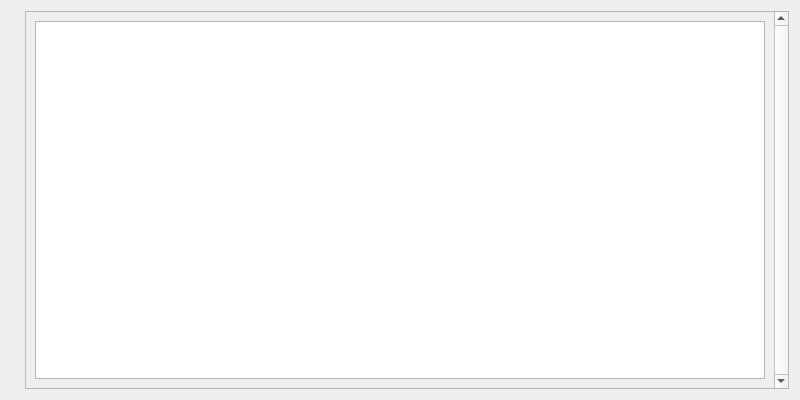
<?xml version="1.0" encoding="UTF-8"?>
<ui version="4.0">
 <class>GoodsDialog</class>
 <widget class="QDialog" name="GoodsDialog">
  <property name="geometry">
   <rect>
    <x>0</x>
    <y>0</y>
    <width>800</width>
    <height>400</height>
   </rect>
  </property>
  <property name="font">
   <font>
    <pointsize>10</pointsize>
   </font>
  </property>
  <property name="windowTitle">
   <string notr="true">Sibcoin Core - Command-line options</string>
  </property>
  <layout class="QHBoxLayout" name="horizontalLayout_2">
   <item>
    <widget class="QLabel" name="graphic">
     <property name="sizePolicy">
      <sizepolicy hsizetype="Preferred" vsizetype="Ignored">
       <horstretch>0</horstretch>
       <verstretch>0</verstretch>
      </sizepolicy>
     </property>
     <property name="pixmap">
      <pixmap resource="../sibcoin.qrc">:/images/about</pixmap>
     </property>
    </widget>
   </item>
   <item>
    <layout class="QVBoxLayout" name="verticalLayout">
     <item>
      <widget class="QScrollArea" name="scrollArea">
       <property name="verticalScrollBarPolicy">
        <enum>Qt::ScrollBarAlwaysOn</enum>
       </property>
       <property name="widgetResizable">
        <bool>true</bool>
       </property>
       <widget class="QWidget" name="scrollAreaWidgetContents">
        <property name="geometry">
         <rect>
          <x>0</x>
          <y>0</y>
          <width>651</width>
          <height>372</height>
         </rect>
        </property>
        <layout class="QVBoxLayout" name="verticalLayout_2">
         <item>
          <widget class="QTextBrowser" name="textBrowser">
           <property name="html">
            <string>&lt;!DOCTYPE HTML PUBLIC &quot;-//W3C//DTD HTML 4.0//EN&quot; &quot;http://www.w3.org/TR/REC-html40/strict.dtd&quot;&gt;
&lt;html&gt;&lt;head&gt;&lt;meta name=&quot;qrichtext&quot; content=&quot;1&quot; /&gt;&lt;style type=&quot;text/css&quot;&gt;
p, li { white-space: pre-wrap; }
&lt;/style&gt;&lt;/head&gt;&lt;body style=&quot; font-family:'.Lucida Grande UI'; font-size:10pt; font-weight:400; font-style:normal;&quot;&gt;
&lt;p style=&quot;-qt-paragraph-type:empty; margin-top:0px; margin-bottom:0px; margin-left:0px; margin-right:0px; -qt-block-indent:0; text-indent:0px;&quot;&gt;&lt;br /&gt;&lt;/p&gt;&lt;/body&gt;&lt;/html&gt;</string>
           </property>
           <property name="openExternalLinks">
            <bool>true</bool>
           </property>
          </widget>
         </item>
        </layout>
       </widget>
      </widget>
     </item>
    </layout>
   </item>
  </layout>
 </widget>
 <resources>
  <include location="../sibcoin.qrc"/>
 </resources>
 <connections/>
</ui>
